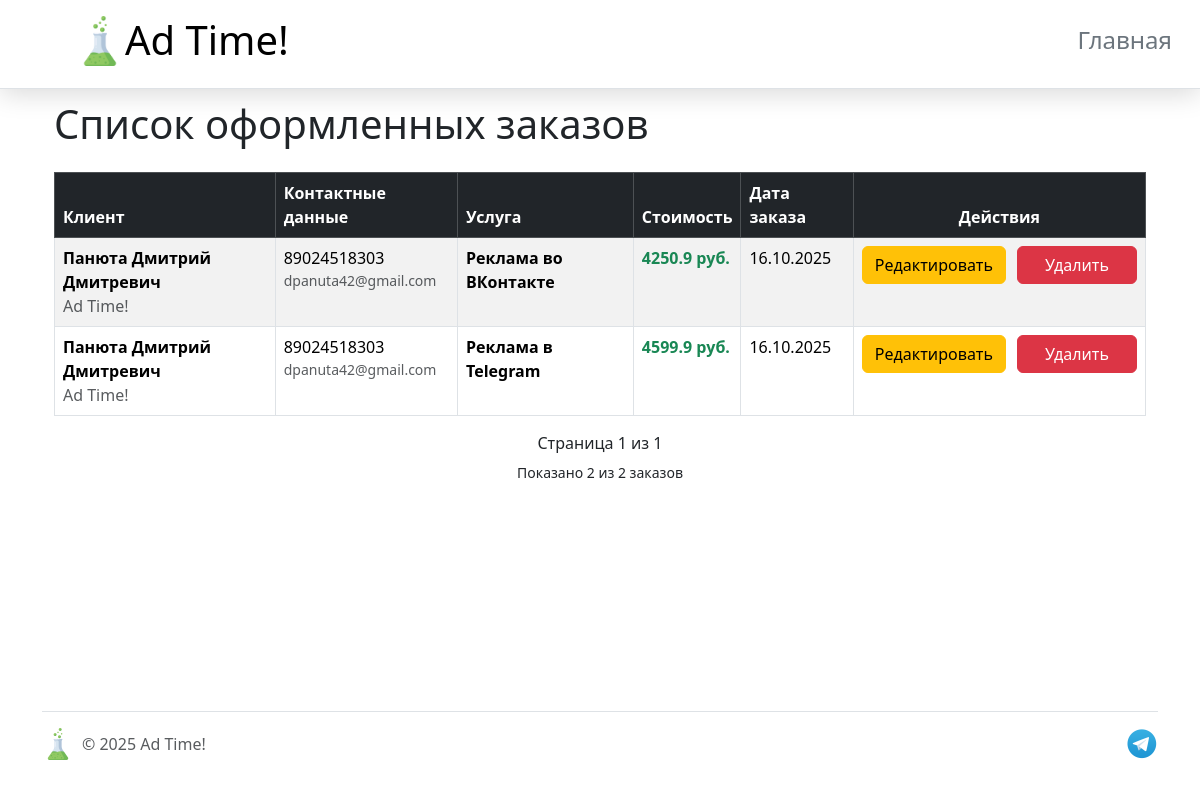
The page /list-orders on the database as committed earlier.
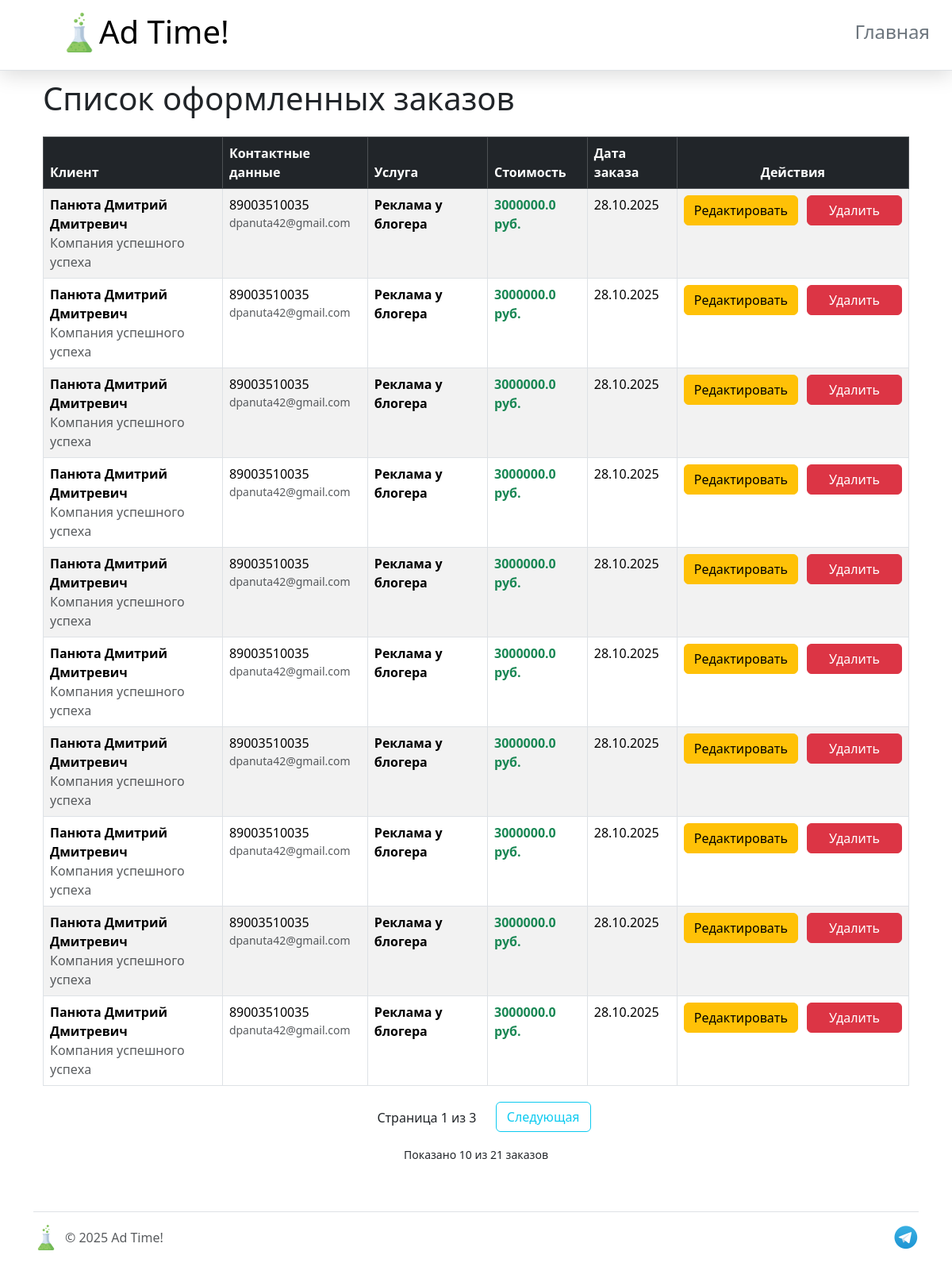
The same page on the database as committed later.
### models.py (models this page shows, shortened)
class Order(db.Model):
    __tablename__ = 'orders'
    id = db.Column(db.Integer, primary_key=True)
    customer_id = db.Column(db.Integer, db.ForeignKey(
        'customers.id'), nullable=False)
    service_id = db.Column(db.Integer, db.ForeignKey(
        'services.id'), nullable=False)
    order_date = db.Column(db.Date, nullable=False)
    customer = db.relationship('Customer', backref='orders')
    service = db.relationship('Service', backref='orders')

class Customer(db.Model):
    __tablename__ = 'customers'
    id = db.Column(db.Integer, primary_key=True)
    name = db.Column(db.String(125), nullable=False)
    date_of_birth = db.Column(db.Date)
    phone_number = db.Column(
        db.String(11), nullable=False, unique=True)
    email = db.Column(db.String(100))
    company = db.Column(db.String(100))

class Service(db.Model):
    __tablename__ = 'services'
    id = db.Column(db.Integer, primary_key=True)
    service_name = db.Column(db.String(125), nullable=False)
    description = db.Column(db.Text(1000))
    price = db.Column(db.Float(), nullable=False, default='0')

### app.py (the view)
@app.route('/list-orders')
def list_orders():
    page = request.args.get('page', 1, type=int)
    orders = Order.query.paginate(
        page=page,
        per_page=10,
        error_out=False
    )
    app.logger.info(
        f"The page with orders has been loaded. Page {page}, total pages: {orders.pages}")
    return render_template('list_orders.html', orders=orders)

### templates/list_orders.html (shortened to what this page needs)
{% extends 'base.html' %}
{% block content %}
<div class="container">
    <h1 class="mb-4">Список оформленных заказов</h1>
    {% if orders %}
    <table class="table mt-4 table-bordered table-striped table-hover">
        <thead class="table-dark">
            <tr>
                <th>Клиент</th>
                <th>Контактные данные</th>
                <th>Услуга</th>
                <th>Стоимость</th>
                <th>Дата заказа</th>
                <th class="text-center">Действия</th>
            </tr>
        </thead>
        <tbody>
            {% for order in orders %}
            <tr>
                <td>
                    <b>{{ order.customer.name }}</b>
                    {% if order.customer.company %}
                    <div class="text-muted">{{ order.customer.company }}</div>
                    {% endif %}
                </td>
                <td>
                    <div>{{ order.customer.phone_number }}</div>
                    <div class="text-muted small">{{ order.customer.email or 'Email не указан' }}</div>
                </td>
                <td>
                    <b>{{ order.service.service_name }}</b>
                </td>
                <td>
                    <span class="fw-bold text-success">{{ order.service.price }} руб.</span>
                </td>
                <td>
                    {{ order.order_date.strftime('%d.%m.%Y') }}
                </td>
                <td class="text-center">
                    <div class="btn-group" role="group">
                        <a href="{{ url_for('update_order', order_id=order.id) }}" class="btn btn-warning rounded">Редактировать</a>
                        <a href="{{ url_for('delete_order', order_id=order.id) }}"
                        class="btn btn-danger rounded"
                        onclick="return confirm('Вы уверены, что хотите удалить этот заказ?')">Удалить</a>
                </div>
                </td>
            </tr>
            {% endfor %}
        </tbody>
    </table>
    <div style="margin-top: 20px; text-align: center;">
        <span style="position: relative;margin: 0 20px; top: -5px">Страница {{ orders.page }} из {{ orders.pages }}</span>
        {% if orders.has_next %}
            <a href="{{ url_for('list_orders', page=orders.next_num) }}" class="btn btn-outline-info">Следующая</a>
        {% endif %}
    </div>
    <p style="text-align: center">
        <small>Показано {{ orders.items|length }} из {{ orders.total }} заказов</small>
    </p>
    {% else %}
    <div class="alert alert-info mt-4">
        <p class="mb-0">На данный момент нет оформленных заказов. <a href="{{ url_for('add_order') }}" class="alert-link">Оформить первый заказ</a>.</p>
    </div>
    {% endif %}
</div>
{% endblock %}

Rows that differ between the two databases and show on the page:
changed Order (number 1 of 10 on the later page): customer.company "Ad Time!" → "Компания успешного успеха"; customer.phone_number "89024518303" → "89003510035"; service.service_name "Реклама во ВКонтакте" → "Реклама у блогера"; service.price "4250.9" → "3000000.0"; order_date "16.10.2025" → "28.10.2025"
changed Order (number 2 of 10 on the later page): customer.company "Ad Time!" → "Компания успешного успеха"; customer.phone_number "89024518303" → "89003510035"; service.service_name "Реклама в Telegram" → "Реклама у блогера"; service.price "4599.9" → "3000000.0"; order_date "16.10.2025" → "28.10.2025"
added Order: customer.name "Панюта Дмитрий Дмитревич", customer.company "Компания успешного успеха", customer.phone_number "89003510035", customer "dpanuta42@gmail.com", service.service_name "Реклама у блогера", service.price "3000000.0", order_date "28.10.2025"
added Order: customer.name "Панюта Дмитрий Дмитревич", customer.company "Компания успешного успеха", customer.phone_number "89003510035", customer "dpanuta42@gmail.com", service.service_name "Реклама у блогера", service.price "3000000.0", order_date "28.10.2025"
added Order: customer.name "Панюта Дмитрий Дмитревич", customer.company "Компания успешного успеха", customer.phone_number "89003510035", customer "dpanuta42@gmail.com", service.service_name "Реклама у блогера", service.price "3000000.0", order_date "28.10.2025"
added Order: customer.name "Панюта Дмитрий Дмитревич", customer.company "Компания успешного успеха", customer.phone_number "89003510035", customer "dpanuta42@gmail.com", service.service_name "Реклама у блогера", service.price "3000000.0", order_date "28.10.2025"
added Order: customer.name "Панюта Дмитрий Дмитревич", customer.company "Компания успешного успеха", customer.phone_number "89003510035", customer "dpanuta42@gmail.com", service.service_name "Реклама у блогера", service.price "3000000.0", order_date "28.10.2025"
added Order: customer.name "Панюта Дмитрий Дмитревич", customer.company "Компания успешного успеха", customer.phone_number "89003510035", customer "dpanuta42@gmail.com", service.service_name "Реклама у блогера", service.price "3000000.0", order_date "28.10.2025"
added Order: customer.name "Панюта Дмитрий Дмитревич", customer.company "Компания успешного успеха", customer.phone_number "89003510035", customer "dpanuta42@gmail.com", service.service_name "Реклама у блогера", service.price "3000000.0", order_date "28.10.2025"
added Order: customer.name "Панюта Дмитрий Дмитревич", customer.company "Компания успешного успеха", customer.phone_number "89003510035", customer "dpanuta42@gmail.com", service.service_name "Реклама у блогера", service.price "3000000.0", order_date "28.10.2025"
Other text that changed with them:
{{ orders.pages }}: "1" → "3"
{{ orders.items|length }}: "2" → "10"
{{ orders.total }}: "2" → "21"
text now shown: "Следующая"
